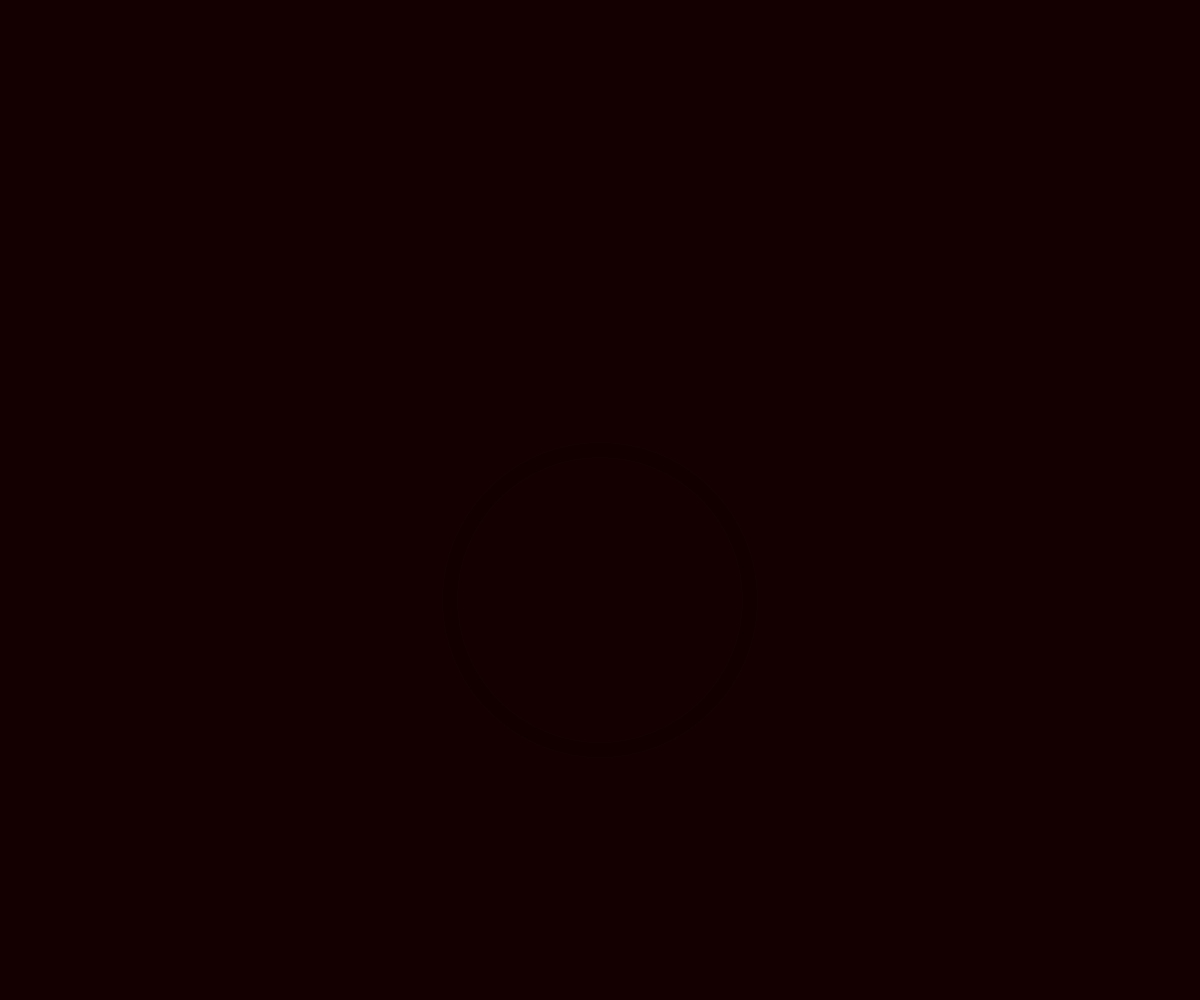
Frame 1 (no input)
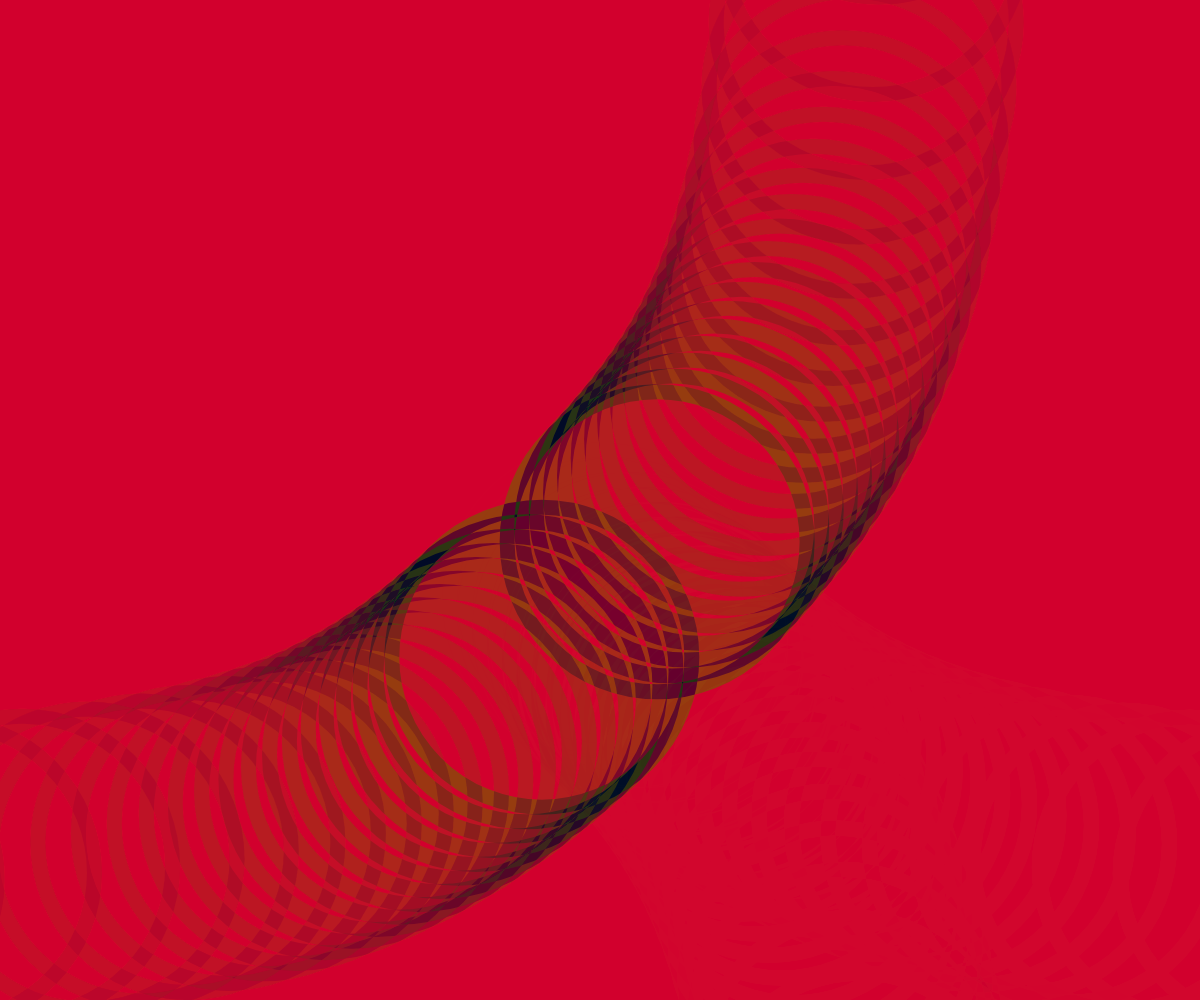
Frame 60 (no input)
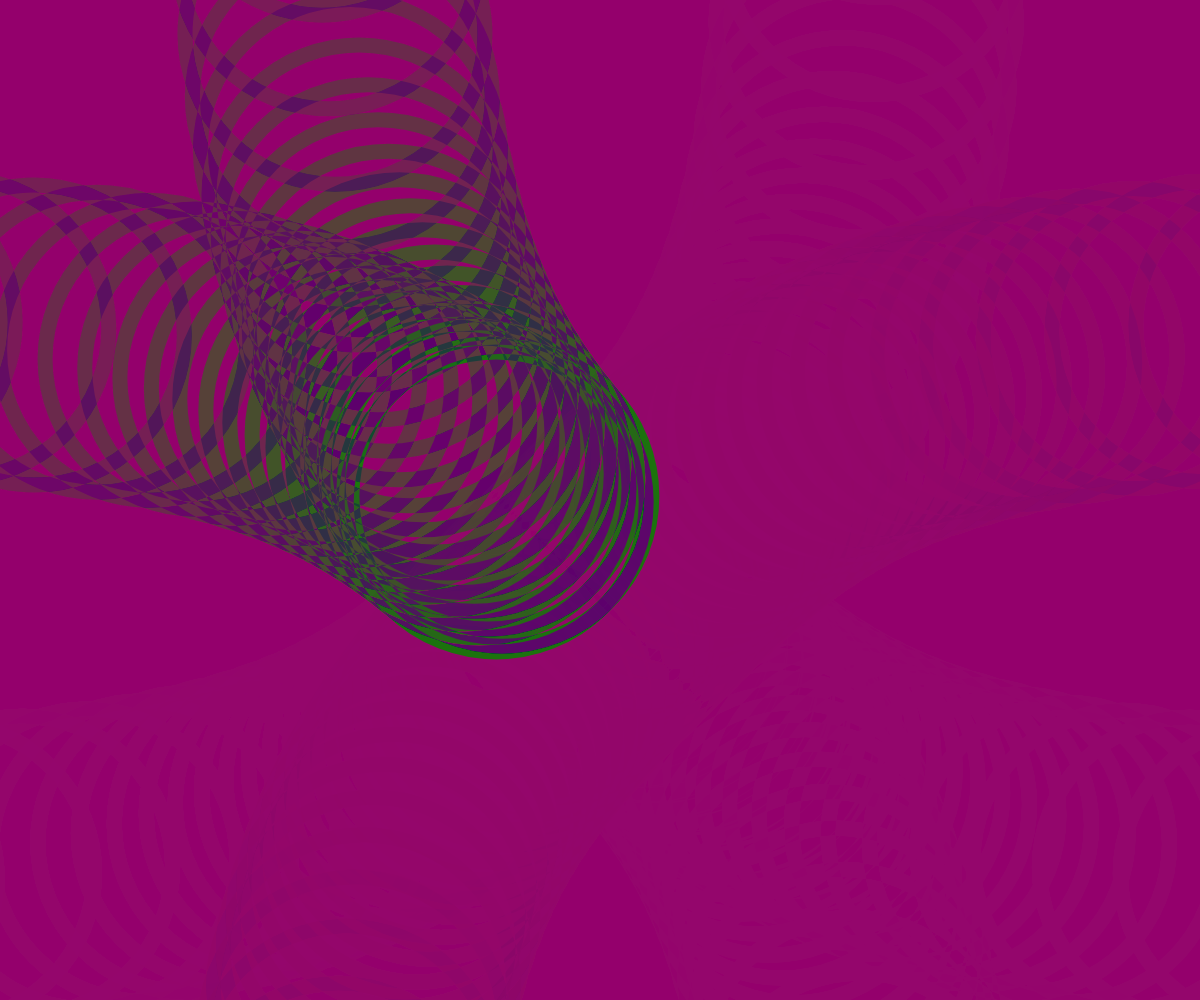
Frame 120 (the mouse pressed at the canvas centre since frame 60)

The p5.js sketch that drew these frames (run headless with seeded random() and noise() and a simulated clock; from frame 60 on, the mouse is pressed at the canvas centre):

// p5.js sketch
// ── sketch.js
let angle = 0;
let cval = 0;
let direction = 1;

function setup() {
  createCanvas(windowWidth, windowHeight);
  noFill();
  stroke(255);
  blendMode(BLEND);
  background(0);
}

function windowResized() {
  resizeCanvas(windowWidth, windowHeight);
  background(0);
}

function draw() {
  blendMode(BLEND);
  cval += direction;
  if (cval >= 255 || cval <= 0) {
    direction *= -1; // Reverse direction when hitting limits
  }
  background(255 - cval, 0, cval, 20);
  blendMode(DIFFERENCE);
  // sets dimension to be proportionl to smaller of width or height
  let minDimension = min(width, height);
  stroke(cval);
  // stroke proportional to canvas dimensions
  strokeWeight(minDimension * 0.015);

  let xStart = width * 0.25;
  let xEnd = width * 0.75;
  // using sin of an angle gives a dynamic speed that makes the circle ease into its limits
  let x = map(sin(angle), -1, 1, xStart, xEnd);

  let y = map(tan(angle), -1, 1, xStart, xEnd);
  // diameter proportional to canvas dimensions
  let diam = minDimension * 0.3;

  circle(x, y, diam);
  circle(y, x, diam);

  angle += 0.05;
}
